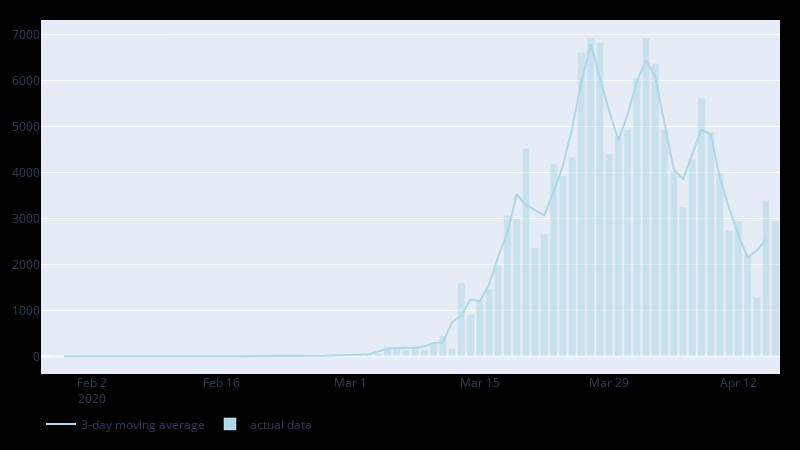

Notebook code for this chart:
### Code cell
import plotly.graph_objects as go
import numpy as np

fig = go.Figure()

fig.update_layout(
    dict(
        width=800,
        height=450,
        legend_orientation='h',
        paper_bgcolor='rgba(0, 0, 0, 1)',
        margin=dict(t=20,l=20,r=20,b=20)
    )
)

scatter_trace = go.Scatter(
    name='3-day moving average',
    x=parser.country.index, 
    y=parser.country['confirmed_moving_avg'], 
    marker_color='lightblue',
    hoverinfo='skip'
)



bar_trace = go.Bar(
    name='actual data',
    x=parser.country.index, 
    y=parser.country['confirmed_delta'], 
    hoverinfo='y',
    marker=dict(
        color='lightblue',
        opacity=0.5,
    )
)

fig.add_trace(scatter_trace)
fig.add_trace(bar_trace)

fig.show()
